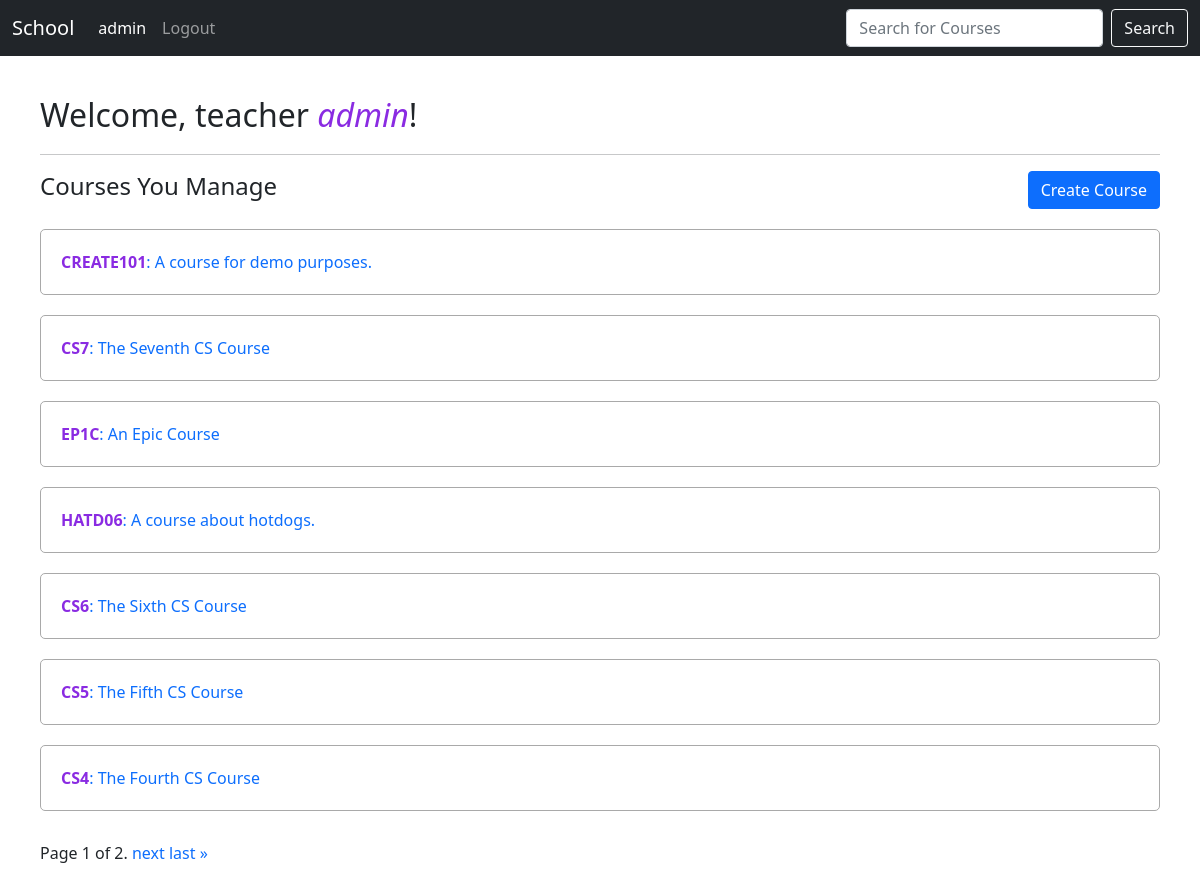
Screenshot of /home/ (signed in) with the database file from the repository.
### school/models.py (models this page shows, shortened)
class User(AbstractUser):
    STUDENT = "STU"
    TEACHER = "TEA"
    ROLE_CHOICES = [
        (STUDENT, "Student"),
        (TEACHER, "Teacher"),
    ]
    role = models.CharField(max_length=3, choices=ROLE_CHOICES, default=STUDENT)

class Course(models.Model):
    timestamp = models.DateTimeField(auto_now_add=True)
    code = models.CharField(max_length=60, unique=True)
    title = models.CharField(max_length=255)
    teacher = models.ForeignKey(User, on_delete=models.CASCADE, related_name="teaching")
    students = models.ManyToManyField(User, related_name="attending", blank=True)

### school/views.py (the view)
# urls.py: path("home/", views.User_CourseListView.as_view(), name="user-index"),
class User_CourseListView(LoginRequiredMixin, ListView):
    model = Course
    template_name = "school/course_list_user.html"
    context_object_name = "courses"
    paginate_by = 7
    def get_queryset(self, **kwargs):
        user = self.request.user
        if user.role == "STU":
            queryset = user.attending.all().order_by('-timestamp')
        else:
            queryset = user.teaching.all().order_by('-timestamp')
        return queryset

### school/templates/school/course_list_user.html (shortened to what this page needs)
{% extends "school/course_list_base.html" %}
{% load static %}
{% block navbar_search %}
    <form class="d-flex" action="{% url 'search' %}">
        <input class="form-control me-2" type="search" name="q" placeholder="Search for Courses" aria-label="Search">
        <button class="btn btn-outline-light" type="submit">Search</button>
    </form>
{% endblock %}
{% block home_active %}active{% endblock %}
{% block page_header %}
        <h1 class="page-hdr">
            Welcome,
            {% if user.role == 'STU' %}
            student
            {% else %}
            teacher
            {% endif %}
            <span id="index-username">{{user.username}}</span>!
        </h1>
        <hr>
        <div id="courses-hdr-div">
            {% if user.role == 'STU' %}
                <h2 class="courses-hdr">Courses You Enrolled In</h2>
                <button onclick="location.href='{% url 'index' %}';" class="btn btn-primary">Add Course</button>
            {% else %}
                <h2 class="courses-hdr">Courses You Manage</h2>
                <button onclick="location.href='{% url 'course-add' %}';" class="btn btn-primary">Create Course</button>
            {% endif %}
        </div>
{% endblock %}

### school/templates/school/course_list_base.html (shortened to what this page needs)
{% extends "school/layout.html" %}
{% load static %}
{% block body %}
    {% block page_header %}{% endblock %}
    {% if courses %}
        {% for course in page_obj %}
            <div class="course">
                <span class="course-title"><a href="{% url 'course-detail' course.code %}"><strong class="accent">{{ course.code }}</strong>: {{ course.title }}</a></span>
            </div>
        {% endfor %}
        {% block pagination %}
            {% if is_paginated %}
                <div class="pagination">
                    <span class="page-links">
                        <span class="page-current">
                            Page {{ page_obj.number }} of {{ page_obj.paginator.num_pages }}.
                        </span>
                        {% if page_obj.has_next %}
                            <a href="?page={{ page_obj.next_page_number }}">next</a>
                            <a href="?page={{ page_obj.paginator.num_pages }}">last &raquo;</a>
                        {% endif %}
                    </span>
                </div>
            {% endif %}
        {% endblock %}
    {% else %}
        <div class="course">No courses found.</div>
    {% endif %}
{% endblock %}

### school/templates/school/layout.html (shortened to what this page needs)
{% load static %}
<!DOCTYPE html>
<html lang="en">
<head>
    <link rel="stylesheet" href="{% static 'school/styles.css' %}">
    <link href="https://cdn.jsdelivr.net/npm/bootstrap@5.0.2/dist/css/bootstrap.min.css" rel="stylesheet">
</head>
<body>
    <nav class="navbar navbar-expand-lg navbar-dark bg-dark">
        <div class="container-fluid">
          <a class="navbar-brand" href="{% url 'index' %}">School</a>
          <div class="collapse navbar-collapse" id="navbarSupportedContent">
            <ul class="navbar-nav me-auto mb-2 mb-lg-0">
                {% if user.is_authenticated %}
                    <li class="nav-item">
                        <a class="nav-link {% block home_active %}{% endblock %}" href="{% url 'user-index' %}">
                            {{user.username}}
                        </a>
                    </li>
                    <li class="nav-item">
                        <a class="nav-link" href="{% url 'logout' %}">Logout</a>
                    </li>
                {% endif %}
            </ul>
            {% block navbar_search %}{% endblock %}
          </div>
        </div>
      </nav>
    <div id="body-container">
        {% block body %}
        {% endblock %}
    </div>
</body>
</html>

### school/static/school/styles.css (style rules this page uses)
* { box-sizing: border-box; margin: 0; padding: 0; }
#body-container { padding: 40px; }
.page-hdr { font-size: 2rem; margin-bottom: 20px; }
#index-username { font-style: italic; color: blueviolet; }
#courses-hdr-div { display: flex; justify-content: space-between; align-items: center; }
.courses-hdr { font-size: 1.5rem; }
.course { border: 1px solid darkgray; border-radius: 5px; padding: 20px; margin-top: 20px; }
.accent { color: blueviolet; }
a:link { text-decoration: none; }
div.pagination { margin-top: 30px; }

### rows the page displays
User: username "admin"
Course: code "CREATE101", title "A course for demo purposes."
Course: code "CS7", title "The Seventh CS Course"
Course: code "EP1C", title "An Epic Course"
Course: code "HATD06", title "A course about hotdogs."
Course: code "CS6", title "The Sixth CS Course"
Course: code "CS5", title "The Fifth CS Course"
Course: code "CS4", title "The Fourth CS Course"

### other values shown
{{ page_obj.number }} "1"
{{ page_obj.paginator.num_pages }} "2"
